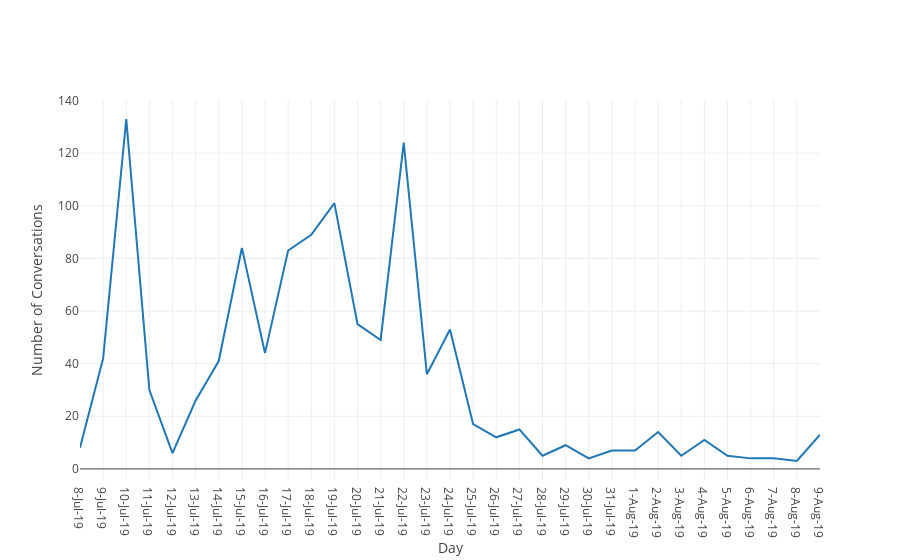

This figure's notebook cell:
### Code cell
fig = go.Figure()

fig.add_trace(go.Scatter(
    x=anansi_convos['Date'],
    y=anansi_convos['Conversations'],
    name = '<b>Number of Daily Conversations</b>', # Style name/legend entry with html tags
    connectgaps=True # override default to connect the gaps
))

fig.layout.update(title='',
                   xaxis_title='Day',
                   yaxis_title='Number of Conversations')

fig.show()

### Figure 1 — Plotly figure (JSON) as saved in the notebook; plotly's stock layout.template omitted (floating-point values rounded to 4 significant figures)
{"data": [{"connectgaps": true, "name": "<b>Number of Daily Conversations</b>", "type": "scatter", "uid": "9704cb5a-a6c1-4b39-8452-cf8fc65c3039", "x": ["8-Jul-19", "9-Jul-19", "10-Jul-19", "11-Jul-19", "12-Jul-19", "13-Jul-19", "14-Jul-19", "15-Jul-19", "16-Jul-19", "17-Jul-19", "18-Jul-19", "19-Jul-19", "20-Jul-19", "21-Jul-19", "22-Jul-19", "23-Jul-19", "24-Jul-19", "25-Jul-19", "26-Jul-19", "27-Jul-19", "28-Jul-19", "29-Jul-19", "30-Jul-19", "31-Jul-19", "1-Aug-19", "2-Aug-19", "3-Aug-19", "4-Aug-19", "5-Aug-19", "6-Aug-19", "7-Aug-19", "8-Aug-19", "9-Aug-19"], "y": [8, 42, 133, 30, 6, 26, 41, 84, 44, 83, 89, 101, 55, 49, 124, 36, 53, 17, 12, 15, 5, 9, 4, 7, 7, 14, 5, 11, 5, 4, 4, 3, 13]}], "layout": {"title": {"text": ""}, "xaxis": {"title": {"text": "Day"}}, "yaxis": {"title": {"text": "Number of Conversations"}}}}
